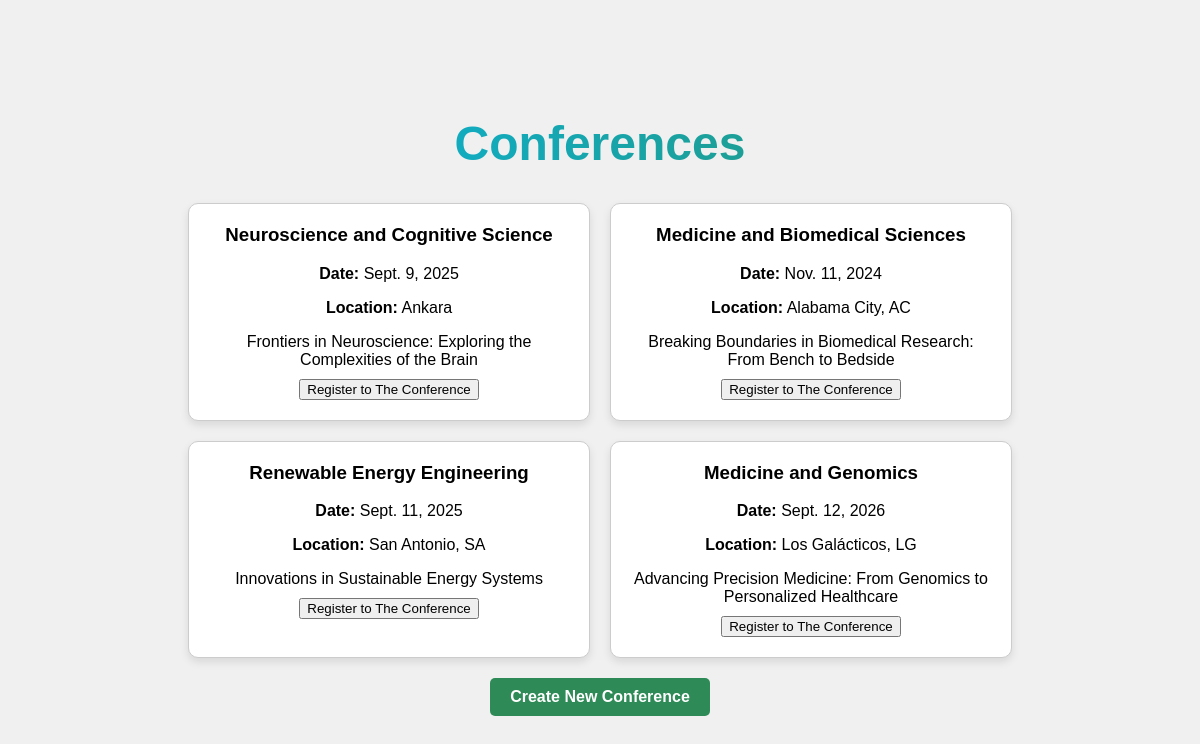
/conferences/, run on the app's committed database.
### myapp/models.py (models this page shows, shortened)
class Conference(models.Model):
    title = models.CharField(max_length=100)
    description = models.TextField()
    date = models.DateField()
    location = models.CharField(max_length=100)
    attendees = models.ManyToManyField(User, related_name="attended_conferences")

### myapp/views.py (the view)
# urls.py: path("conferences/", conferences_view, name="conferences"),
def conferences_view(request):
    conferences = Conference.objects.all()
    return render(request, "conferences.html", {"conferences": conferences})

### templates/conferences.html (shortened to what this page needs)
<!DOCTYPE html>
<html lang="en">
  <head>
  </head>
  <body>
    <div class="container">
      <h1>Conferences</h1>
      <div class="conferences-container">
        {% for conference in conferences %}
        <div class="conference">
          <h3>{{ conference.title }}</h3>
          <p><strong>Date:</strong> {{ conference.date }}</p>
          <p><strong>Location:</strong> {{ conference.location }}</p>
          <p>{{ conference.description }}</p>
          <form
            action="{% url 'register_conference' conference.id %}"
            method="post"
          >
            <input type="submit" value="Register to The Conference" />
          </form>
        </div>
        {% endfor %}
      </div>
      <a href="{% url 'create_conference' %}" class="create-conference-link"
        >Create New Conference</a
      >
    </div>
  </body>
</html>

### templates/conferences.html (style rules this page uses)
body { font-family: Arial, sans-serif; background-color: #f0f0f0; margin: 0; padding: 0; display: flex; justify-content: center; align-items: center; height: 100vh; }
.container { text-align: center; }
h1 { font-size: 3rem; font-weight: bold; color: #2e8b57; background: linear-gradient(to right, #00bfff, #2e8b57); -webkit-background-clip: text; -webkit-text-fill-color: transparent; }
.conferences-container { display: flex; flex-wrap: wrap; justify-content: center; gap: 20px; margin-top: 20px; }
.conference { border: 1px solid #ccc; border-radius: 10px; padding: 20px; background-color: #fff; box-shadow: 0 4px 8px rgba(0, 0, 0, 0.1); transition: box-shadow 0.3s ease-in-out; flex: 0 0 calc(33.33% - 40px); max-width: calc(33.33% - 40px); }
.conference h3 { margin-top: 0; }
.conference p { margin-bottom: 10px; }
.create-conference-link { display: inline-block; margin-top: 20px; padding: 10px 20px; background-color: #2e8b57; color: #fff; text-decoration: none; border-radius: 5px; font-weight: bold; transition: background-color 0.3s ease; }

### data on the page
Conference: title "Neuroscience and Cognitive Science", date "Sept. 9, 2025", location "Ankara", description "Frontiers in Neuroscience: Exploring the Complexities of the Brain"
Conference: title "Medicine and Biomedical Sciences", date "Nov. 11, 2024", location "Alabama City, AC", description "Breaking Boundaries in Biomedical Research: From Bench to Bedside"
Conference: title "Renewable Energy Engineering", date "Sept. 11, 2025", location "San Antonio, SA", description "Innovations in Sustainable Energy Systems"
Conference: title "Medicine and Genomics", date "Sept. 12, 2026", location "Los Galácticos, LG", description "Advancing Precision Medicine: From Genomics to Personalized Healthcare"
